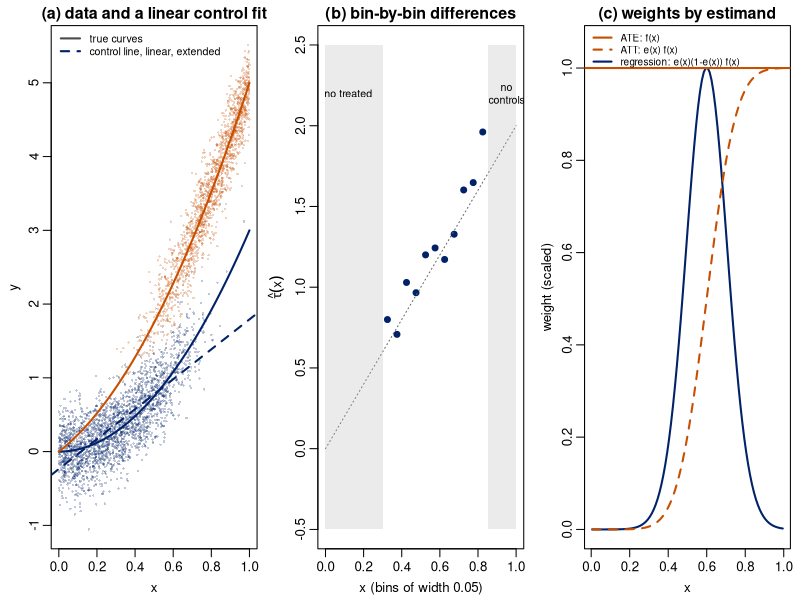

Here is the R script that generated this plot:
## Week 6 -- continuous X: fuzzy matching versus extrapolation.
## Every number on the "Fuzzy Matching" and "Extrapolation" frames comes from here.
##   Rscript figs/w6_fuzzy.R
set.seed(723)
n <- 4000
X <- runif(n)
e <- pnorm((X - 0.6) / 0.12)            # steep; overlap roughly x in [0.3, 0.9]; no controls above 0.9
D <- rbinom(n, 1, e)
m0 <- function(x) 3 * x^2               # curved control surface
tauf <- function(x) 2 * x               # effect grows with x: ATE = 1
Y <- m0(X) + tauf(X) * D + rnorm(n, 0, 0.3)
dat <- data.frame(X, D, Y)

## ---- truths in this sample ----------------------------------------------------
ATE <- mean(tauf(X)); ATT <- mean(tauf(X[D == 1])); ATU <- mean(tauf(X[D == 0]))

## ---- fuzzy matching: bins of width h are the cells ---------------------------
h <- 0.05
bin <- cut(X, seq(0, 1, h), include.lowest = TRUE)
tab <- aggregate(cbind(n1 = D, n0 = 1 - D, y1 = Y * D, y0 = Y * (1 - D)) ~ bin, data.frame(bin, D, Y), sum)
tab$n <- tab$n1 + tab$n0
## a bin counts as matched only with at least 5 units in each arm (one stray control is not overlap)
tab$tau <- ifelse(tab$n1 >= 5 & tab$n0 >= 5, tab$y1 / tab$n1 - tab$y0 / tab$n0, NA)
ok <- !is.na(tab$tau)
mid <- seq(h / 2, 1 - h / 2, h)
overlap <- range(mid[ok])
match_ate <- sum(tab$tau[ok] * tab$n[ok]) / sum(tab$n[ok])      # ATE on the overlap population
match_att <- sum(tab$tau[ok] * tab$n1[ok]) / sum(tab$n1[ok])    # ATT on matchable treated
ATE_overlap <- mean(tauf(X[X >= overlap[1] - h/2 & X <= overlap[2] + h/2]))
cat(sprintf("bins with both arms: %d of %d, x in [%.2f, %.2f]; units in them: %d of %d (%.0f%%); treated outside: %d of %d\n",
            sum(ok), nrow(tab), overlap[1] - h/2, overlap[2] + h/2, sum(tab$n[ok]), n,
            100 * sum(tab$n[ok]) / n, sum(tab$n1[!ok]), sum(D)))

## ---- regression: the coefficient, and g-computation --------------------------
ols_lin  <- coef(lm(Y ~ D + X, dat))["D"]              # tau_R with a linear control for x
ols_quad <- coef(lm(Y ~ D + X + I(X^2), dat))["D"]     # tau_R with the right curvature, still one coefficient
gcomp <- function(form) {                              # separate model per arm, impute both, average
  f1 <- lm(form, dat[dat$D == 1, ]); f0 <- lm(form, dat[dat$D == 0, ])
  d <- predict(f1, dat) - predict(f0, dat)
  c(ATE = mean(d), ATT = mean(d[dat$D == 1]))
}
g_lin  <- gcomp(Y ~ X)
g_quad <- gcomp(Y ~ X + I(X^2))
## what the linear control model says at x = 0.95, where there are no controls
f0_lin <- lm(Y ~ X, dat[dat$D == 0, ]); f0_quad <- lm(Y ~ X + I(X^2), dat[dat$D == 0, ])
cat(sprintf("controls with x > 0.9: %d.  At x = 0.95: true m0 = %.2f; linear fit extrapolates %.2f; quadratic fit %.2f\n",
            sum(D == 0 & X > 0.9), m0(0.95), predict(f0_lin, data.frame(X = 0.95)), predict(f0_quad, data.frame(X = 0.95))))
## regression weights
xs <- seq(0.005, 0.995, 0.01); ex <- pnorm((xs - 0.6) / 0.12); w_reg <- ex * (1 - ex) / sum(ex * (1 - ex))
cat(sprintf("share of regression weight on x in [0.45, 0.75]: %.2f (ATE weight on it: 0.30)\n", sum(w_reg[xs >= 0.45 & xs <= 0.75])))

res <- rbind(
  c("truth, whole sample",          ATE, ATT),
  c("truth, overlap population",     ATE_overlap, NA),
  c("binned matching, overlap only", match_ate, match_att),
  c("OLS coefficient, linear in x",  ols_lin, NA),
  c("OLS coefficient, x and x^2",    ols_quad, NA),
  c("g-computation, linear per arm", g_lin["ATE"], g_lin["ATT"]),
  c("g-computation, quadratic per arm", g_quad["ATE"], g_quad["ATT"]))
colnames(res) <- c("estimator", "ATE", "ATT"); print(res, quote = FALSE)

## ---- figure ---------------------------------------------------------------
pdf("figs/fuzzy.pdf", width = 8.4, height = 2.6)
par(mfrow = c(1, 3), mar = c(3.2, 3.2, 1.6, 0.6), mgp = c(1.9, 0.6, 0), cex = 0.8)
plot(X, Y, col = ifelse(D == 1, adjustcolor("#C84E00", 0.25), adjustcolor("#012169", 0.25)),
     pch = 16, cex = 0.4, xlab = "x", ylab = "y", main = "(a) data and a linear control fit")
curve(m0(x), add = TRUE, col = "#012169", lwd = 2)
curve(m0(x) + tauf(x), add = TRUE, col = "#C84E00", lwd = 2)
abline(f0_lin, col = "#012169", lwd = 2, lty = 2)
legend("topleft", bty = "n", cex = 0.8, lwd = 2, lty = c(1, 2), col = c("gray30", "#012169"),
       legend = c("true curves", "control line, linear, extended"))
plot(mid, tab$tau, pch = 19, col = "#012169", ylim = c(-0.5, 2.5), xlim = c(0, 1),
     xlab = "x (bins of width 0.05)", ylab = expression(hat(tau)(x)), main = "(b) bin-by-bin differences")
curve(tauf(x), add = TRUE, lty = 3, col = "gray40")
rect(overlap[2] + h/2, -0.5, 1, 2.5, col = adjustcolor("gray", 0.3), border = NA)
rect(0, -0.5, overlap[1] - h/2, 2.5, col = adjustcolor("gray", 0.3), border = NA)
text(0.95, 2.2, "no\ncontrols", cex = 0.8); text(0.12, 2.2, "no treated", cex = 0.8)
plot(xs, w_reg / max(w_reg), type = "l", lwd = 2, col = "#012169", ylim = c(0, 1.05),
     xlab = "x", ylab = "weight (scaled)", main = "(c) weights by estimand")
abline(h = 1, lwd = 2, col = "#C84E00")
lines(xs, ex / max(ex), lwd = 2, col = "#C84E00", lty = 2)
legend("topleft", bty = "n", cex = 0.75, lwd = 2, lty = c(1, 2, 1), col = c("#C84E00", "#C84E00", "#012169"),
       legend = c("ATE: f(x)", "ATT: e(x) f(x)", "regression: e(x)(1-e(x)) f(x)"))
dev.off()
